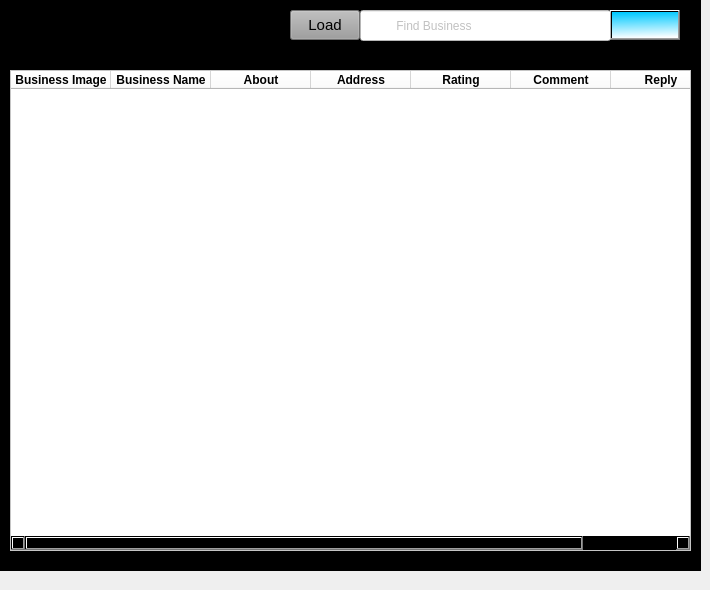
    <widget class="QWidget" name="AddReply">
     <widget class="QFrame" name="frame_10">
      <property name="geometry">
       <rect>
        <x>0</x>
        <y>-10</y>
        <width>701</width>
        <height>581</height>
       </rect>
      </property>
      <property name="styleSheet">
       <string notr="true">background-color: rgb(0, 0, 0);</string>
      </property>
      <property name="frameShape">
       <enum>QFrame::StyledPanel</enum>
      </property>
      <property name="frameShadow">
       <enum>QFrame::Raised</enum>
      </property>
      <widget class="QTableWidget" name="tblBusiness_3">
       <property name="geometry">
        <rect>
         <x>10</x>
         <y>80</y>
         <width>681</width>
         <height>481</height>
        </rect>
       </property>
       <property name="styleSheet">
        <string notr="true">background-color: rgb(255, 255, 255);</string>
       </property>
       <column>
        <property name="text">
         <string>Business Image</string>
        </property>
        <property name="font">
         <font>
          <bold>true</bold>
         </font>
        </property>
       </column>
       <column>
        <property name="text">
         <string>Business Name</string>
        </property>
        <property name="font">
         <font>
          <bold>true</bold>
         </font>
        </property>
       </column>
       <column>
        <property name="text">
         <string>About</string>
        </property>
        <property name="font">
         <font>
          <bold>true</bold>
         </font>
        </property>
       </column>
       <column>
        <property name="text">
         <string>Address</string>
        </property>
        <property name="font">
         <font>
          <bold>true</bold>
         </font>
        </property>
       </column>
       <column>
        <property name="text">
         <string>Rating</string>
        </property>
        <property name="font">
         <font>
          <bold>true</bold>
         </font>
        </property>
       </column>
       <column>
        <property name="text">
         <string>Comment</string>
        </property>
        <property name="font">
         <font>
          <bold>true</bold>
         </font>
        </property>
       </column>
       <column>
        <property name="text">
         <string>Reply</string>
        </property>
        <property name="font">
         <font>
          <bold>true</bold>
         </font>
        </property>
        <property name="foreground">
         <brush brushstyle="SolidPattern">
          <color alpha="255">
           <red>0</red>
           <green>0</green>
           <blue>0</blue>
          </color>
         </brush>
        </property>
       </column>
      </widget>
      <widget class="QPushButton" name="load_3">
       <property name="geometry">
        <rect>
         <x>610</x>
         <y>20</y>
         <width>70</width>
         <height>30</height>
        </rect>
       </property>
       <property name="minimumSize">
        <size>
         <width>0</width>
         <height>21</height>
        </size>
       </property>
       <property name="maximumSize">
        <size>
         <width>70</width>
         <height>30</height>
        </size>
       </property>
       <property name="font">
        <font>
         <pointsize>11</pointsize>
        </font>
       </property>
       <property name="toolTip">
        <string>&lt;html&gt;&lt;head/&gt;&lt;body&gt;&lt;p&gt;&lt;span style=&quot; color:#ffffff;&quot;&gt;Load Businesses&lt;/span&gt;&lt;/p&gt;&lt;/body&gt;&lt;/html&gt;</string>
       </property>
       <property name="styleSheet">
        <string notr="true">color: rgb(0, 0, 0);
background-color: qlineargradient(spread:pad, x1:0.438, y1:0, x2:0.505455, y2:1, stop:0 rgba(0, 201, 255, 255), stop:1 rgba(255, 255, 255, 255));
</string>
       </property>
       <property name="text">
        <string/>
       </property>
       <property name="icon">
        <iconset>
         <normaloff>:/newPrefix/images/search (1).png</normaloff>:/newPrefix/images/search (1).png</iconset>
       </property>
      </widget>
      <widget class="QLineEdit" name="lineEdit_6">
       <property name="geometry">
        <rect>
         <x>360</x>
         <y>20</y>
         <width>251</width>
         <height>31</height>
        </rect>
       </property>
       <property name="minimumSize">
        <size>
         <width>132</width>
         <height>0</height>
        </size>
       </property>
       <property name="styleSheet">
        <string notr="true">background-color: rgb(255, 255, 255);
border-bottom: 3px solid  rgb(0, 170, 255);
color: rgb(131, 131, 131);</string>
       </property>
       <property name="placeholderText">
        <string>          Find Business</string>
       </property>
      </widget>
      <widget class="QPushButton" name="load_4">
       <property name="geometry">
        <rect>
         <x>290</x>
         <y>20</y>
         <width>70</width>
         <height>30</height>
        </rect>
       </property>
       <property name="minimumSize">
        <size>
         <width>0</width>
         <height>21</height>
        </size>
       </property>
       <property name="maximumSize">
        <size>
         <width>70</width>
         <height>30</height>
        </size>
       </property>
       <property name="font">
        <font>
         <pointsize>11</pointsize>
        </font>
       </property>
       <property name="toolTip">
        <string>&lt;html&gt;&lt;head/&gt;&lt;body&gt;&lt;p&gt;&lt;span style=&quot; color:#ffffff;&quot;&gt;Load Businesses&lt;/span&gt;&lt;/p&gt;&lt;/body&gt;&lt;/html&gt;</string>
       </property>
       <property name="styleSheet">
        <string notr="true">color: rgb(0, 0, 0);
background-color: rgb(157, 157, 157);</string>
       </property>
       <property name="text">
        <string>Load</string>
       </property>
       <property name="icon">
        <iconset>
         <normaloff>:/newPrefix/images/refresh-page-option.png</normaloff>:/newPrefix/images/refresh-page-option.png</iconset>
       </property>
      </widget>
     </widget>
    </widget>
